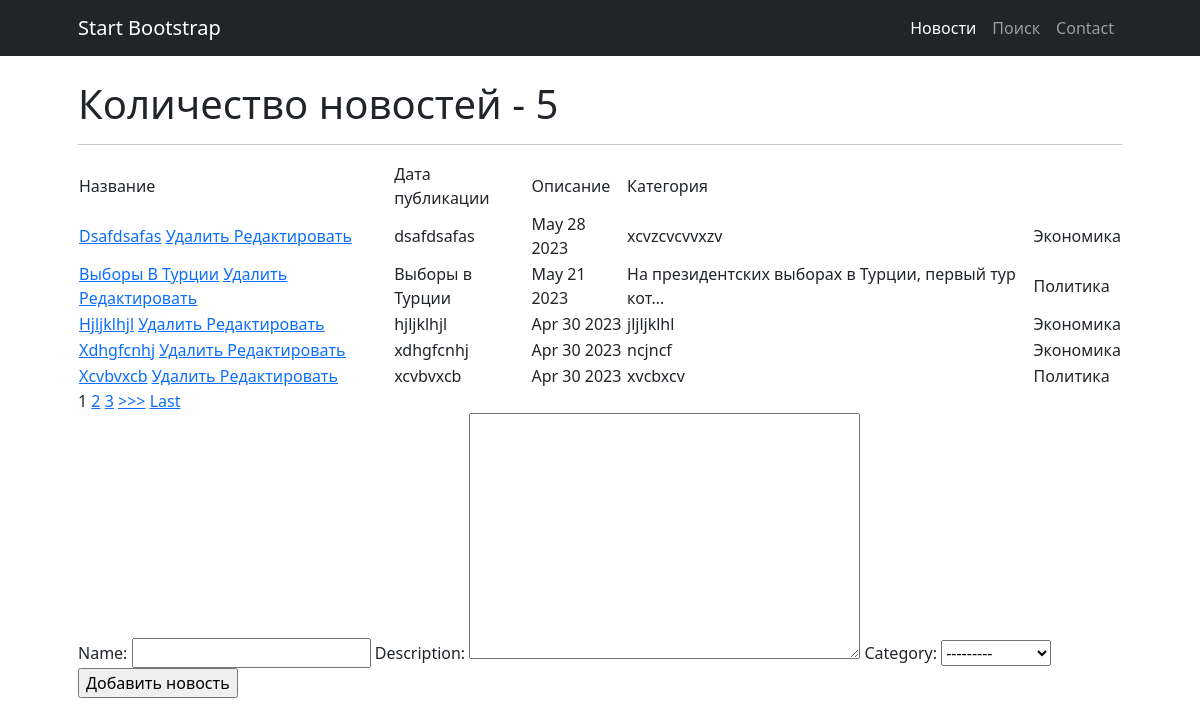
The page /news/ on the database as committed earlier.
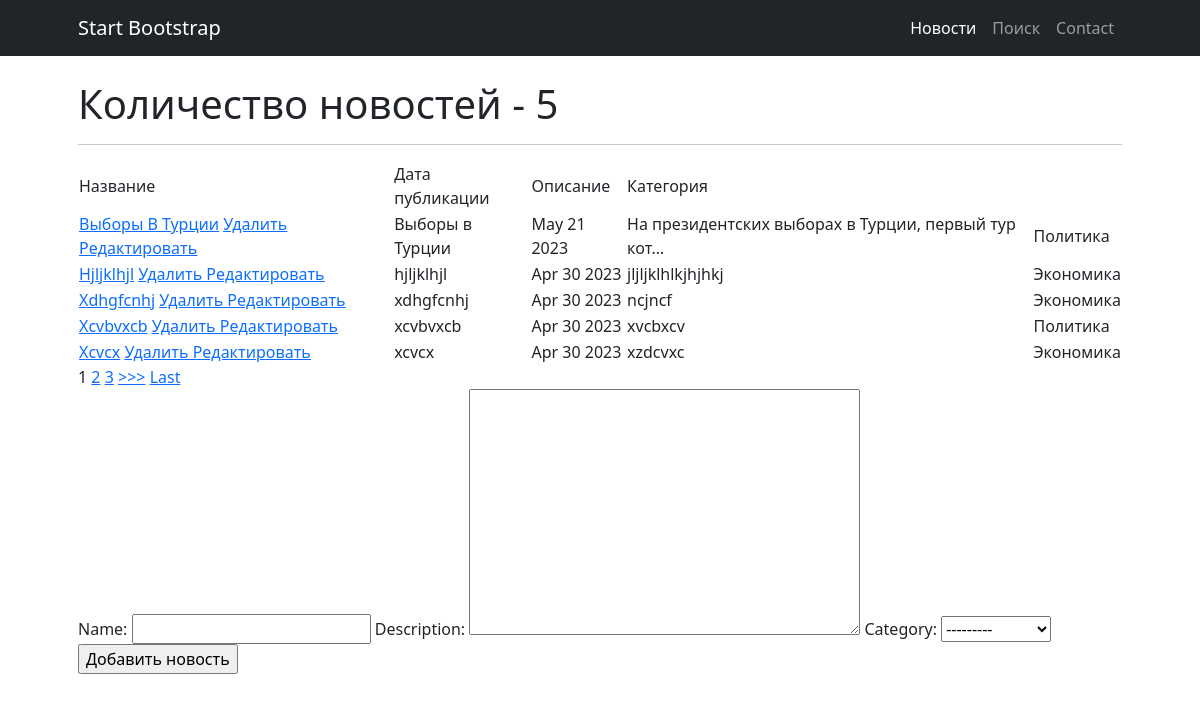
The same page on the database as committed later.
### news/models.py (models this page shows, shortened)
class News(models.Model):
    name = models.CharField(
        max_length=50,
        unique=True, # названия новостей не должны повторяться
    )
    description = models.TextField()
    category = models.ForeignKey(
        to='Category',
        on_delete=models.CASCADE,
        related_name='news', # все новости в категории будут доступны через поле news
    )
    time_creation = models.DateTimeField(auto_now_add = True)

class Category(models.Model):
    name = models.CharField(max_length=100, unique=True)  # названия категорий тоже не должны повторяться
    subscribers = models.ManyToManyField(User, through = 'UserCategory', blank = True) #добавили поле для свзяи с пользователем
    def __str__(self):
        return f'{self.name.title()}'

### news/views.py (the view, shortened to what this page needs)
# urls.py: path('', cache_page(60*1)(NewsList.as_view()), name = 'index'), # т.к. сам по себе это класс, то нам надо представить этот класс в виде view. Для этого вызываем метод as_view
class NewsList(ListView):
    model = News  # указываем модель, объекты которой мы будем выводить
    template_name = 'news.html'  # указываем имя шаблона, в котором будет лежать HTML, в нём будут все инструкции о том, как именно пользователю должны вывестись наши объекты
    context_object_name = 'news'  # это имя списка, в котором будут лежать все объекты
    queryset = News.objects.order_by('-id')
    paginate_by = 5
    form_class = NewsForm # добавляем форм класс, чтобы получать доступ к форме через метод POST
    def get_context_data(self, **kwargs):
        context = super().get_context_data(**kwargs)
        context['filter'] = NewsFilter(self.request.GET, queryset=self.get_queryset())
        context['categories'] = Category.objects.all()
        context['form'] = NewsForm()
        return context

### news/forms.py
class NewsForm(ModelForm):
    class Meta:
        model = News
        fields = ['name', 'description', 'category']

### templatetags/custom_filters.py (called while the page is built)
@register.filter(name='filter_message')
def filter_message(message: str):
    variants = ['мудаков', 'твари', 'козлы', 'лошара', 'ублюдок', 'дичь'] # непристойные выражения
    ln = len(variants)
    filtred_message = ''
    string = ''
    string2 = ''
    pattern = ' ' # чем заменять непристойные выражения
    for i in message:
        string += i
        string2 = string.lower()
        flag = 0
        for j in variants:
            if not string2 in j:
                flag += 1
            if string2 == j:
                filtred_message += pattern
                flag -= 1
                string = ''
        if flag == ln:
            filtred_message += string
            string = ''
    if string2 != '' and string2 not in variants:
        filtred_message += string
    elif string2 != '':
        filtred_message += pattern
    return filtred_message

### templates/news.html (shortened to what this page needs)
{% extends 'flatpages/default.html' %}
{% load custom_filters %}
{% block content %}
    <h1>Количество новостей - {{ news|length }}</h1>
    <hr>
    {% if news %}
        <table>
            <tr>
                <td>
                    Название
                </td>
                <td>
                    Дата публикации
                </td>
                <td>
                    Описание
                </td>
                <td>
                    Категория
                </td>
            </tr>
        {% for new in news %}
            <tr>
                <td>
                    <a href="{% url 'new' new.id %}">{{ new.name|title|filter_message }}</a>
                    <a href="{% url 'new_delete' new.id %}"><u> Удалить </u></a>
                    <a href="{% url 'new_update' new.id %}"><u>Редактировать</u></a>
                </td>
                <td>
                    {{ new.name|filter_message }}
                </td>
                <td>
                    {{ new.time_creation|date:'M d Y'}}
                </td>
                <td>
                    {{ new.description|truncatechars:50|filter_message}}
                </td>
                <td>
                    {{ new.category.name }}
                </td>
            </tr>
        {% endfor %}
        </table>
    {% else %}
        <h2> Новостей нет!</h2>
    {% endif %}
{% if is_paginated %}
{% for num in page_obj.paginator.page_range %}
    {% if page_obj.number == num %}
        <a>{{ num }}</a>
    {% elif num > page_obj.number|add:'-3' and num < page_obj.number|add:'3' %}
        <a href="?page={{ num }}">{{ num }}</a>
    {% endif %}
{% endfor %}
{% if page_obj.has_next %}
    <a href="?page={{ page_obj.next_page_number }}">>>></a>
    <a href="?page={{ page_obj.paginator.num_pages }}">Last</a>
{% endif %}
{% endif %}
<form method="POST">
    {{ form }}
    <input type="submit" value="Добавить новость">
</form>
{% endblock content %}

Rows that differ between the two databases and show on the page:
removed News: name|filter_message "Dsafdsafas", name|filter_message "dsafdsafas", time_creation "May 28 2023", description|filter_message "xcvzcvcvvxzv", category.name "Экономика"
changed News "Hjljklhjl": description|filter_message "jljljklhl" → "jljljklhlkjhjhkj"
now on this page (row unchanged): News: name|filter_message "Xcvcx", name|filter_message "xcvcx", time_creation "Apr 30 2023", description|filter_message "xzdcvxc", category.name "Экономика"
